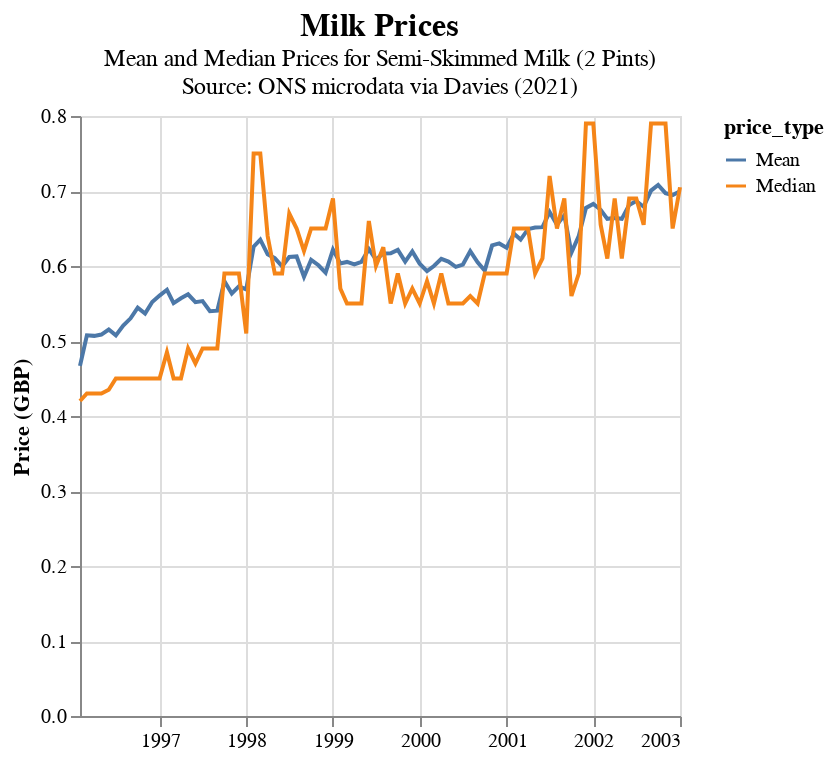

Notebook code for this chart:
### Code cell
alt.Chart(avg_milk_prices_melted).mark_line().encode(
    x=alt.X('date:T', title=''),
    y=alt.Y('price:Q', title='Price (GBP)'),
    color='price_type:N'
).properties(
    title={
        "text": "Milk Prices",
        "subtitle": ["Mean and Median Prices for Milk-flavoured (2 Pints)", "Source: ONS microdata via Davies (2021)"],
        "fontSize": 16
    }
)

### Figure 1 — Vega-Lite specification as saved in the notebook (floating-point values rounded to 4 significant figures; data arrays with more than 128 entries replaced by an {"elided": "..."} marker saying what was removed)
{"config": {"view": {"continuousWidth": 300, "continuousHeight": 300}}, "data": {"name": "data-c8e7bb84522a3a743d7a8474aa588e37"}, "mark": {"type": "line"}, "encoding": {"color": {"field": "price_type", "type": "nominal"}, "x": {"field": "date", "title": "", "type": "temporal"}, "y": {"field": "price", "title": "Price (GBP)", "type": "quantitative"}}, "title": {"text": "Milk Prices", "subtitle": ["Mean and Median Prices for Semi-Skimmed Milk (2 Pints)", "Source: ONS microdata via Davies (2021)"], "fontSize": 16}, "$schema": "https://vega.github.io/schema/vega-lite/v5.20.1.json", "datasets": {"data-c8e7bb84522a3a743d7a8474aa588e37": {"elided": "168 records"}}}
